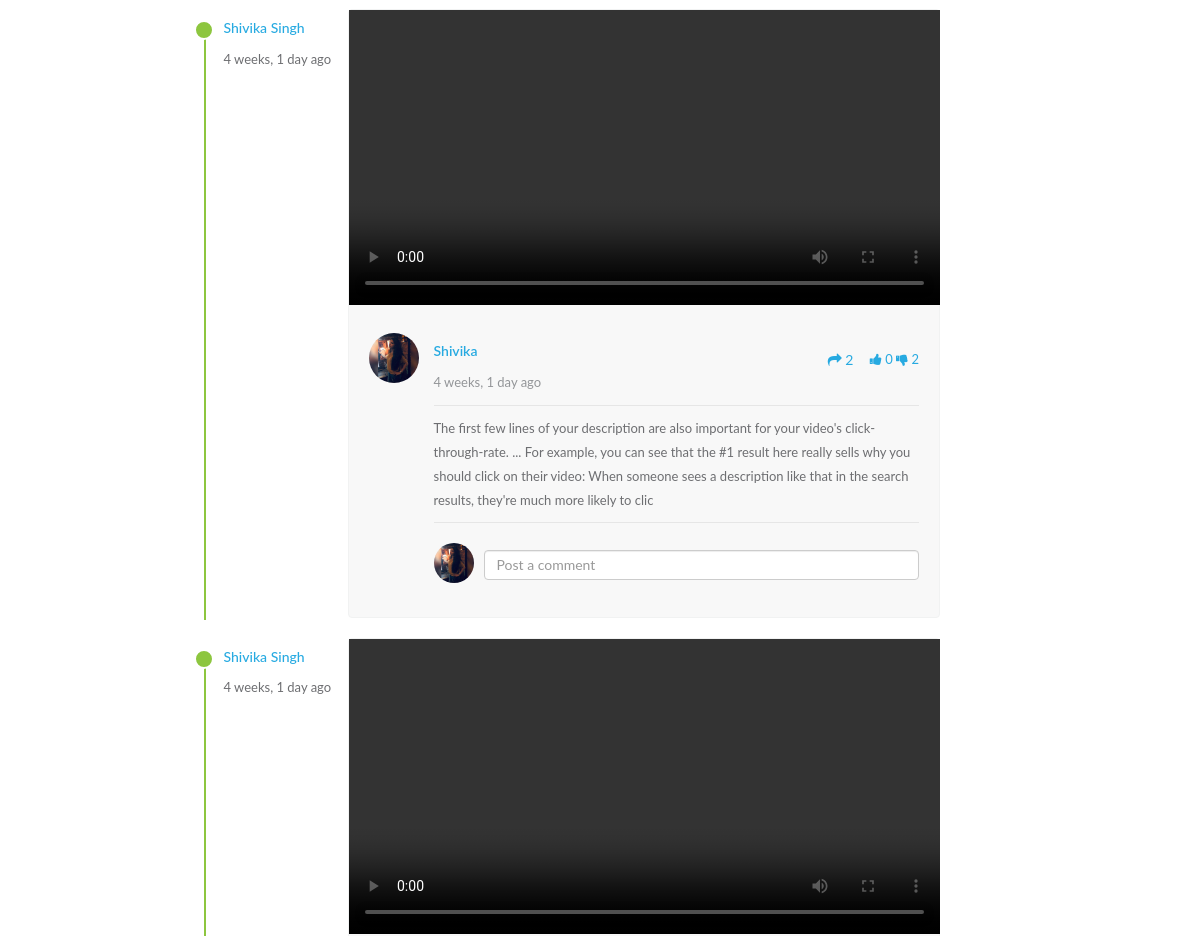
/social_media/timeline/shivika.singh (middle part), run on an earlier commit of the app's database.
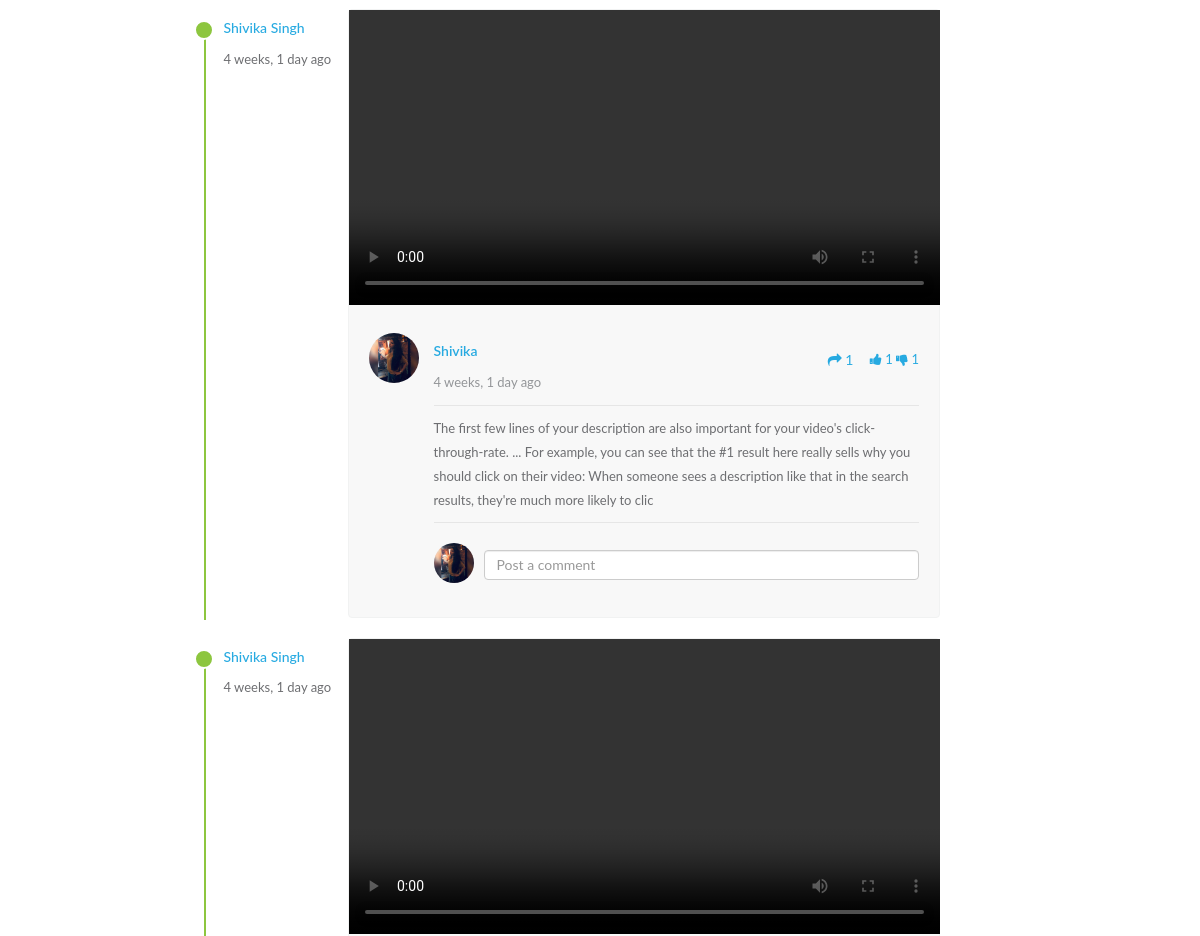
And on a later commit of the database.
### social_media/models.py (models this page shows, shortened)
class Post(models.Model):
    post_id = models.CharField(unique=True, null=False, max_length=500)
    posted_by = models.ForeignKey(Contributor or NGO, default=None, null=False,  on_delete=models.CASCADE)
    post_title = models.CharField(max_length=300, null=True)
    post_description = models.CharField(max_length=1000, null=True)
    post_image = models.ImageField(default=None, null=True)
    post_video = models.FileField(default=None, null=True)
    post_other_file = models.FileField(default=None, null=True)
    like_count = models.IntegerField(default=0, null=True)
    dislike_count = models.IntegerField(default=0, null=True)
    comment_count = models.IntegerField(default=0, null=True)
    share_count = models.IntegerField(default=0, null=True)
    is_sharable = models.BooleanField(default=True, null=True)
    visible = models.BooleanField(default=True, null=True)
    is_shared_post = models.CharField(max_length=100, default=None, null=True)
    original_posted_by = models.ForeignKey(User, default=None, null=True,  on_delete=models.CASCADE)
    created = models.DateTimeField(auto_now_add=True, auto_now=False)
    updated = models.DateTimeField(auto_now_add=False, auto_now=True)

### contributor_app/models.py (models this page shows, shortened)
class Contributor(models.Model):
    user = models.OneToOneField(User, on_delete=models.CASCADE)
    profile_image = models.ImageField(default='/media/profile/default.jpg', null=True)
    profile_bio = models.CharField(max_length=1000, default=None, null=True)
    gender = models.CharField(max_length=50, null=True)
    dob = models.DateField(default=None, null=True)
    phone_number = models.IntegerField(default=0, null=True)
    city = models.CharField(max_length=300, null=True)
    state = models.CharField(max_length=150, null=True)
    country = models.CharField(max_length=100, null=True)
    contribution_domain = models.CharField(max_length=100, null=True)
    occupation = models.CharField(max_length=200, null=True)
    created = models.DateTimeField(auto_now_add=True, auto_now=False)
    updated = models.DateTimeField(auto_now_add=False, auto_now=True)

### social_media/views.py (the view, shortened to what this page needs)
# urls.py: url(r'^timeline/(?P<user_id>.+)$', views.UserTimeline.as_view(), name='user_timeline'),
class UserTimeline(View):
    def get(self, request, user_id):
        timeline_context = social_helper.get_timeline_context(request, user_id)
        return render(request, 'timeline.html', timeline_context)

### social_media/social_media_helpers.py (called while the page is built)
def get_timeline_context(request, user_id):
    first_name, user_name = get_request_user_info(request)
    if user_name == user_id:
        con_status = "edit"
    else:
        con_status = "connected"
    try:
        session_instance = Contributor.objects.get(user__username=user_id)
    except:
        session_instance = NGO.objects.get(user__username=user_id)
    user_post_list = Post.objects.filter(posted_by__user__username=user_id).order_by('-updated')
    timeline_context = {
        'username': user_name, 'user_info': {'first_name': first_name,
                                           }, 'timeline_section': 'home',
        'con_status': con_status, 'user_activity': 'None',
        'user_data': session_instance, 'user_post_list': user_post_list}
    return timeline_context

def get_request_user_info(request):
    first_name = None
    username = None
    try:
        first_name = request.session['first_name']
        username = request.session['username']
    except Exception as e:
        print(e)
    return first_name, username

### social_media/templates/timeline.html (shortened to what this page needs)
{% include 'social_media_base.html' %}
{% load static %}
{% block body %}
<div class="container">
    <div class="timeline">
        <div id="page-contents">
            <div class="row">
                {% if timeline_section == 'home' %}
                {% include 'timeline_post.html' %}
                {% elif timeline_section == 'about' %}
                {% include 'timeline_about.html' %}
                {% elif timeline_section == 'connected_people' %}
                {% include 'connected_ngo_people.html' %}
                {% endif %}
            </div>
        </div>
    </div>
</div>
{% endblock %}

### social_media/templates/timeline_post.html (shortened to what this page needs)
{% load static %}
{% load humanize %}
<div class="col-md-7">
    {% for user_post in user_post_list %}
    <div class="post-content">
        <div class="post-date hidden-xs hidden-sm">
            <h5>{{user_data.user.first_name}} {{user_data.user.last_name}}</h5>
            <p class="text-grey">{{user_post.updated | naturaltime}}</p>
        </div>
        {% if user_post.post_video %}
        <div class="video-wrapper">
            <video class="post-video" controls="">
                <source src="{{user_post.post_video}}" type="video/mp4">
            </video>
        </div>
        {% endif %}
        <div class="post-container">
            <img src="{{user_post.posted_by.profile_image}}" alt="user"
                 class="profile-photo-md pull-left"/>
            <div class="post-detail">
                <div class="user-info">
                    <h5><a href="timeline.html"
                           class="profile-link">{{user_post.posted_by.user.first_name}}</a></h5>
                    <p class="text-muted">{{user_post.updated | naturaltime}}</p>
                </div>
                <div class="reaction">
                    <a class="btn text-blue"><i class="fa fa-share"></i>
                        {{user_post.dislike_count}}</a>
                    <a class=""><i class="like_post fa fa-thumbs-up"></i> {{user_post.like_count}} </a>
                    <a class=""><i class="like_post fa fa-thumbs-down"></i>
                         {{user_post.dislike_count}}</a>
                </div>
                <div class="line-divider"></div>
                <div class="post-text">
                    <p>{{user_post.post_description}}</p>
                </div>
                <div class="line-divider"></div>
                <div class="post-comment">
                    <img src="{{ user_data.profile_image}}" alt=""
                         class="profile-photo-sm"/>
                    <input type="text" class="form-control" placeholder="Post a comment">
                </div>
            </div>
        </div>
    </div>
    {% endfor %}
</div>

What changed in the data, as far as the page shows it:
changed Post "Shivika": dislike_count "2" → "1"; like_count "0" → "1"
